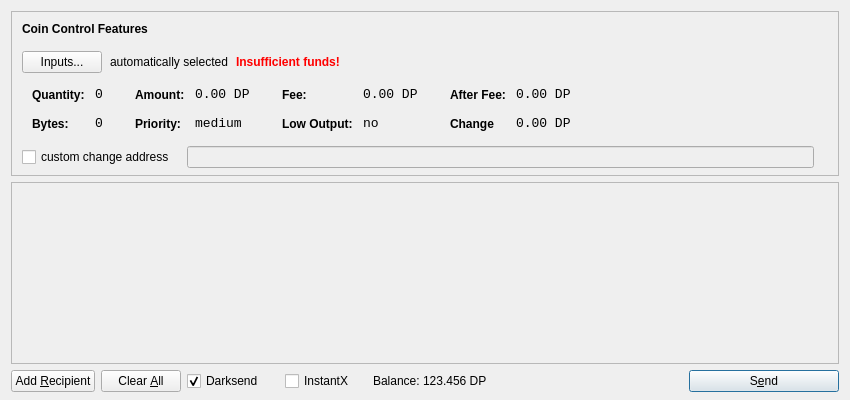
<?xml version="1.0" encoding="UTF-8"?>
<ui version="4.0">
 <class>SendCoinsDialog</class>
 <widget class="QDialog" name="SendCoinsDialog">
  <property name="geometry">
   <rect>
    <x>0</x>
    <y>0</y>
    <width>850</width>
    <height>400</height>
   </rect>
  </property>
  <property name="windowTitle">
   <string>Send Coins</string>
  </property>
  <layout class="QVBoxLayout" name="verticalLayout" stretch="0,1,0">
   <property name="bottomMargin">
    <number>8</number>
   </property>
   <item>
    <widget class="QFrame" name="frameCoinControl">
     <property name="sizePolicy">
      <sizepolicy hsizetype="Expanding" vsizetype="Expanding">
       <horstretch>0</horstretch>
       <verstretch>0</verstretch>
      </sizepolicy>
     </property>
     <property name="maximumSize">
      <size>
       <width>16777215</width>
       <height>16777215</height>
      </size>
     </property>
     <property name="frameShape">
      <enum>QFrame::StyledPanel</enum>
     </property>
     <property name="frameShadow">
      <enum>QFrame::Sunken</enum>
     </property>
     <layout class="QVBoxLayout" name="verticalLayoutCoinControl2">
      <property name="spacing">
       <number>-1</number>
      </property>
      <property name="leftMargin">
       <number>0</number>
      </property>
      <property name="topMargin">
       <number>0</number>
      </property>
      <property name="rightMargin">
       <number>0</number>
      </property>
      <property name="bottomMargin">
       <number>6</number>
      </property>
      <item>
       <layout class="QVBoxLayout" name="verticalLayoutCoinControl" stretch="0,0,0,0,1">
        <property name="spacing">
         <number>0</number>
        </property>
        <property name="leftMargin">
         <number>10</number>
        </property>
        <property name="topMargin">
         <number>10</number>
        </property>
        <item>
         <layout class="QHBoxLayout" name="horizontalLayoutCoinControl1">
          <property name="bottomMargin">
           <number>15</number>
          </property>
          <item>
           <widget class="QLabel" name="labelCoinControlFeatures">
            <property name="sizePolicy">
             <sizepolicy hsizetype="Preferred" vsizetype="Maximum">
              <horstretch>0</horstretch>
              <verstretch>0</verstretch>
             </sizepolicy>
            </property>
            <property name="font">
             <font>
              <weight>75</weight>
              <bold>true</bold>
             </font>
            </property>
            <property name="styleSheet">
             <string notr="true">font-weight:bold;</string>
            </property>
            <property name="text">
             <string>Coin Control Features</string>
            </property>
           </widget>
          </item>
         </layout>
        </item>
        <item>
         <layout class="QHBoxLayout" name="horizontalLayoutCoinControl2" stretch="0,0,0,0">
          <property name="spacing">
           <number>8</number>
          </property>
          <property name="bottomMargin">
           <number>10</number>
          </property>
          <item>
           <widget class="QPushButton" name="pushButtonCoinControl">
            <property name="styleSheet">
             <string notr="true"/>
            </property>
            <property name="text">
             <string>Inputs...</string>
            </property>
           </widget>
          </item>
          <item>
           <widget class="QLabel" name="labelCoinControlAutomaticallySelected">
            <property name="text">
             <string>automatically selected</string>
            </property>
            <property name="margin">
             <number>5</number>
            </property>
           </widget>
          </item>
          <item>
           <widget class="QLabel" name="labelCoinControlInsuffFunds">
            <property name="font">
             <font>
              <weight>75</weight>
              <bold>true</bold>
             </font>
            </property>
            <property name="styleSheet">
             <string notr="true">color:red;font-weight:bold;</string>
            </property>
            <property name="text">
             <string>Insufficient funds!</string>
            </property>
            <property name="margin">
             <number>5</number>
            </property>
           </widget>
          </item>
          <item>
           <spacer name="horizontalSpacerCoinControl">
            <property name="orientation">
             <enum>Qt::Horizontal</enum>
            </property>
            <property name="sizeHint" stdset="0">
             <size>
              <width>40</width>
              <height>1</height>
             </size>
            </property>
           </spacer>
          </item>
         </layout>
        </item>
        <item>
         <widget class="QWidget" name="widgetCoinControl" native="true">
          <property name="sizePolicy">
           <sizepolicy hsizetype="Preferred" vsizetype="Preferred">
            <horstretch>0</horstretch>
            <verstretch>0</verstretch>
           </sizepolicy>
          </property>
          <property name="minimumSize">
           <size>
            <width>0</width>
            <height>0</height>
           </size>
          </property>
          <property name="styleSheet">
           <string notr="true"/>
          </property>
          <layout class="QHBoxLayout" name="horizontalLayoutCoinControl5">
           <property name="margin">
            <number>0</number>
           </property>
           <item>
            <layout class="QHBoxLayout" name="horizontalLayoutCoinControl3" stretch="0,0,0,1">
             <property name="spacing">
              <number>20</number>
             </property>
             <property name="topMargin">
              <number>0</number>
             </property>
             <property name="bottomMargin">
              <number>10</number>
             </property>
             <item>
              <layout class="QFormLayout" name="formLayoutCoinControl1">
               <property name="horizontalSpacing">
                <number>10</number>
               </property>
               <property name="verticalSpacing">
                <number>14</number>
               </property>
               <property name="leftMargin">
                <number>10</number>
               </property>
               <property name="topMargin">
                <number>4</number>
               </property>
               <property name="rightMargin">
                <number>6</number>
               </property>
               <item row="0" column="0">
                <widget class="QLabel" name="labelCoinControlQuantityText">
                 <property name="styleSheet">
                  <string notr="true">font-weight:bold;</string>
                 </property>
                 <property name="text">
                  <string>Quantity:</string>
                 </property>
                 <property name="margin">
                  <number>0</number>
                 </property>
                </widget>
               </item>
               <item row="0" column="1">
                <widget class="QLabel" name="labelCoinControlQuantity">
                 <property name="font">
                  <font>
                   <family>Monospace</family>
                   <pointsize>10</pointsize>
                  </font>
                 </property>
                 <property name="cursor">
                  <cursorShape>IBeamCursor</cursorShape>
                 </property>
                 <property name="contextMenuPolicy">
                  <enum>Qt::ActionsContextMenu</enum>
                 </property>
                 <property name="text">
                  <string>0</string>
                 </property>
                 <property name="margin">
                  <number>0</number>
                 </property>
                 <property name="textInteractionFlags">
                  <set>Qt::LinksAccessibleByMouse|Qt::TextSelectableByKeyboard|Qt::TextSelectableByMouse</set>
                 </property>
                </widget>
               </item>
               <item row="1" column="0">
                <widget class="QLabel" name="labelCoinControlBytesText">
                 <property name="styleSheet">
                  <string notr="true">font-weight:bold;</string>
                 </property>
                 <property name="text">
                  <string>Bytes:</string>
                 </property>
                </widget>
               </item>
               <item row="1" column="1">
                <widget class="QLabel" name="labelCoinControlBytes">
                 <property name="font">
                  <font>
                   <family>Monospace</family>
                   <pointsize>10</pointsize>
                  </font>
                 </property>
                 <property name="cursor">
                  <cursorShape>IBeamCursor</cursorShape>
                 </property>
                 <property name="contextMenuPolicy">
                  <enum>Qt::ActionsContextMenu</enum>
                 </property>
                 <property name="text">
                  <string>0</string>
                 </property>
                 <property name="textInteractionFlags">
                  <set>Qt::LinksAccessibleByMouse|Qt::TextSelectableByKeyboard|Qt::TextSelectableByMouse</set>
                 </property>
                </widget>
               </item>
              </layout>
             </item>
             <item>
              <layout class="QFormLayout" name="formLayoutCoinControl2">
               <property name="horizontalSpacing">
                <number>10</number>
               </property>
               <property name="verticalSpacing">
                <number>14</number>
               </property>
               <property name="leftMargin">
                <number>6</number>
               </property>
               <property name="topMargin">
                <number>4</number>
               </property>
               <property name="rightMargin">
                <number>6</number>
               </property>
               <item row="0" column="0">
                <widget class="QLabel" name="labelCoinControlAmountText">
                 <property name="styleSheet">
                  <string notr="true">font-weight:bold;</string>
                 </property>
                 <property name="text">
                  <string>Amount:</string>
                 </property>
                 <property name="margin">
                  <number>0</number>
                 </property>
                </widget>
               </item>
               <item row="0" column="1">
                <widget class="QLabel" name="labelCoinControlAmount">
                 <property name="font">
                  <font>
                   <family>Monospace</family>
                   <pointsize>10</pointsize>
                  </font>
                 </property>
                 <property name="cursor">
                  <cursorShape>IBeamCursor</cursorShape>
                 </property>
                 <property name="contextMenuPolicy">
                  <enum>Qt::ActionsContextMenu</enum>
                 </property>
                 <property name="text">
                  <string>0.00 DP</string>
                 </property>
                 <property name="textInteractionFlags">
                  <set>Qt::LinksAccessibleByMouse|Qt::TextSelectableByKeyboard|Qt::TextSelectableByMouse</set>
                 </property>
                </widget>
               </item>
               <item row="1" column="0">
                <widget class="QLabel" name="labelCoinControlPriorityText">
                 <property name="styleSheet">
                  <string notr="true">font-weight:bold;</string>
                 </property>
                 <property name="text">
                  <string>Priority:</string>
                 </property>
                </widget>
               </item>
               <item row="1" column="1">
                <widget class="QLabel" name="labelCoinControlPriority">
                 <property name="font">
                  <font>
                   <family>Monospace</family>
                   <pointsize>10</pointsize>
                  </font>
                 </property>
                 <property name="cursor">
                  <cursorShape>IBeamCursor</cursorShape>
                 </property>
                 <property name="contextMenuPolicy">
                  <enum>Qt::ActionsContextMenu</enum>
                 </property>
                 <property name="text">
                  <string>medium</string>
                 </property>
                 <property name="textInteractionFlags">
                  <set>Qt::LinksAccessibleByMouse|Qt::TextSelectableByKeyboard|Qt::TextSelectableByMouse</set>
                 </property>
                </widget>
               </item>
              </layout>
             </item>
             <item>
              <layout class="QFormLayout" name="formLayoutCoinControl3">
               <property name="horizontalSpacing">
                <number>10</number>
               </property>
               <property name="verticalSpacing">
                <number>14</number>
               </property>
               <property name="leftMargin">
                <number>6</number>
               </property>
               <property name="topMargin">
                <number>4</number>
               </property>
               <property name="rightMargin">
                <number>6</number>
               </property>
               <item row="0" column="0">
                <widget class="QLabel" name="labelCoinControlFeeText">
                 <property name="styleSheet">
                  <string notr="true">font-weight:bold;</string>
                 </property>
                 <property name="text">
                  <string>Fee:</string>
                 </property>
                 <property name="margin">
                  <number>0</number>
                 </property>
                </widget>
               </item>
               <item row="0" column="1">
                <widget class="QLabel" name="labelCoinControlFee">
                 <property name="font">
                  <font>
                   <family>Monospace</family>
                   <pointsize>10</pointsize>
                  </font>
                 </property>
                 <property name="cursor">
                  <cursorShape>IBeamCursor</cursorShape>
                 </property>
                 <property name="contextMenuPolicy">
                  <enum>Qt::ActionsContextMenu</enum>
                 </property>
                 <property name="text">
                  <string>0.00 DP</string>
                 </property>
                 <property name="textInteractionFlags">
                  <set>Qt::LinksAccessibleByMouse|Qt::TextSelectableByKeyboard|Qt::TextSelectableByMouse</set>
                 </property>
                </widget>
               </item>
               <item row="1" column="0">
                <widget class="QLabel" name="labelCoinControlLowOutputText">
                 <property name="styleSheet">
                  <string notr="true">font-weight:bold;</string>
                 </property>
                 <property name="text">
                  <string>Low Output:</string>
                 </property>
                </widget>
               </item>
               <item row="1" column="1">
                <widget class="QLabel" name="labelCoinControlLowOutput">
                 <property name="font">
                  <font>
                   <family>Monospace</family>
                   <pointsize>10</pointsize>
                  </font>
                 </property>
                 <property name="cursor">
                  <cursorShape>IBeamCursor</cursorShape>
                 </property>
                 <property name="contextMenuPolicy">
                  <enum>Qt::ActionsContextMenu</enum>
                 </property>
                 <property name="text">
                  <string>no</string>
                 </property>
                 <property name="textInteractionFlags">
                  <set>Qt::LinksAccessibleByMouse|Qt::TextSelectableByKeyboard|Qt::TextSelectableByMouse</set>
                 </property>
                </widget>
               </item>
              </layout>
             </item>
             <item>
              <layout class="QFormLayout" name="formLayoutCoinControl4">
               <property name="horizontalSpacing">
                <number>10</number>
               </property>
               <property name="verticalSpacing">
                <number>14</number>
               </property>
               <property name="leftMargin">
                <number>6</number>
               </property>
               <property name="topMargin">
                <number>4</number>
               </property>
               <property name="rightMargin">
                <number>6</number>
               </property>
               <item row="0" column="0">
                <widget class="QLabel" name="labelCoinControlAfterFeeText">
                 <property name="styleSheet">
                  <string notr="true">font-weight:bold;</string>
                 </property>
                 <property name="text">
                  <string>After Fee:</string>
                 </property>
                 <property name="margin">
                  <number>0</number>
                 </property>
                </widget>
               </item>
               <item row="0" column="1">
                <widget class="QLabel" name="labelCoinControlAfterFee">
                 <property name="font">
                  <font>
                   <family>Monospace</family>
                   <pointsize>10</pointsize>
                  </font>
                 </property>
                 <property name="cursor">
                  <cursorShape>IBeamCursor</cursorShape>
                 </property>
                 <property name="contextMenuPolicy">
                  <enum>Qt::ActionsContextMenu</enum>
                 </property>
                 <property name="text">
                  <string>0.00 DP</string>
                 </property>
                 <property name="textInteractionFlags">
                  <set>Qt::LinksAccessibleByMouse|Qt::TextSelectableByKeyboard|Qt::TextSelectableByMouse</set>
                 </property>
                </widget>
               </item>
               <item row="1" column="0">
                <widget class="QLabel" name="labelCoinControlChangeText">
                 <property name="styleSheet">
                  <string notr="true">font-weight:bold;</string>
                 </property>
                 <property name="text">
                  <string>Change</string>
                 </property>
                </widget>
               </item>
               <item row="1" column="1">
                <widget class="QLabel" name="labelCoinControlChange">
                 <property name="font">
                  <font>
                   <family>Monospace</family>
                   <pointsize>10</pointsize>
                  </font>
                 </property>
                 <property name="cursor">
                  <cursorShape>IBeamCursor</cursorShape>
                 </property>
                 <property name="contextMenuPolicy">
                  <enum>Qt::ActionsContextMenu</enum>
                 </property>
                 <property name="text">
                  <string>0.00 DP</string>
                 </property>
                 <property name="textInteractionFlags">
                  <set>Qt::LinksAccessibleByMouse|Qt::TextSelectableByKeyboard|Qt::TextSelectableByMouse</set>
                 </property>
                </widget>
               </item>
              </layout>
             </item>
            </layout>
           </item>
          </layout>
         </widget>
        </item>
        <item>
         <layout class="QHBoxLayout" name="horizontalLayoutCoinControl4" stretch="0,0,0">
          <property name="spacing">
           <number>12</number>
          </property>
          <property name="sizeConstraint">
           <enum>QLayout::SetDefaultConstraint</enum>
          </property>
          <property name="topMargin">
           <number>5</number>
          </property>
          <property name="rightMargin">
           <number>5</number>
          </property>
          <item>
           <widget class="QCheckBox" name="checkBoxCoinControlChange">
            <property name="text">
             <string>custom change address</string>
            </property>
           </widget>
          </item>
          <item>
           <widget class="QLineEdit" name="lineEditCoinControlChange">
            <property name="enabled">
             <bool>false</bool>
            </property>
            <property name="sizePolicy">
             <sizepolicy hsizetype="Expanding" vsizetype="Fixed">
              <horstretch>0</horstretch>
              <verstretch>0</verstretch>
             </sizepolicy>
            </property>
           </widget>
          </item>
          <item>
           <widget class="QLabel" name="labelCoinControlChangeLabel">
            <property name="sizePolicy">
             <sizepolicy hsizetype="Preferred" vsizetype="Expanding">
              <horstretch>0</horstretch>
              <verstretch>0</verstretch>
             </sizepolicy>
            </property>
            <property name="minimumSize">
             <size>
              <width>0</width>
              <height>0</height>
             </size>
            </property>
            <property name="text">
             <string/>
            </property>
            <property name="margin">
             <number>3</number>
            </property>
           </widget>
          </item>
         </layout>
        </item>
        <item>
         <spacer name="verticalSpacerCoinControl">
          <property name="orientation">
           <enum>Qt::Vertical</enum>
          </property>
          <property name="sizeHint" stdset="0">
           <size>
            <width>800</width>
            <height>1</height>
           </size>
          </property>
         </spacer>
        </item>
       </layout>
      </item>
     </layout>
    </widget>
   </item>
   <item>
    <widget class="QScrollArea" name="scrollArea">
     <property name="widgetResizable">
      <bool>true</bool>
     </property>
     <widget class="QWidget" name="scrollAreaWidgetContents">
      <property name="geometry">
       <rect>
        <x>0</x>
        <y>0</y>
        <width>830</width>
        <height>165</height>
       </rect>
      </property>
      <layout class="QVBoxLayout" name="verticalLayout_2">
       <property name="margin">
        <number>0</number>
       </property>
       <item>
        <layout class="QVBoxLayout" name="entries">
         <property name="spacing">
          <number>6</number>
         </property>
        </layout>
       </item>
       <item>
        <spacer name="verticalSpacer">
         <property name="orientation">
          <enum>Qt::Vertical</enum>
         </property>
         <property name="sizeHint" stdset="0">
          <size>
           <width>20</width>
           <height>40</height>
          </size>
         </property>
        </spacer>
       </item>
      </layout>
     </widget>
    </widget>
   </item>
   <item>
    <layout class="QHBoxLayout" name="horizontalLayout">
     <item>
      <widget class="QPushButton" name="addButton">
       <property name="toolTip">
        <string>Send to multiple recipients at once</string>
       </property>
       <property name="text">
        <string>Add &amp;Recipient</string>
       </property>
       <property name="autoDefault">
        <bool>false</bool>
       </property>
      </widget>
     </item>
     <item>
      <widget class="QPushButton" name="clearButton">
       <property name="sizePolicy">
        <sizepolicy hsizetype="Minimum" vsizetype="Fixed">
         <horstretch>0</horstretch>
         <verstretch>0</verstretch>
        </sizepolicy>
       </property>
       <property name="toolTip">
        <string>Remove all transaction fields</string>
       </property>
       <property name="text">
        <string>Clear &amp;All</string>
       </property>
       <property name="autoRepeatDelay">
        <number>300</number>
       </property>
       <property name="autoDefault">
        <bool>false</bool>
       </property>
      </widget>
     </item>
     <item>
      <layout class="QHBoxLayout" name="horizontalLayout_2">
       <property name="spacing">
        <number>3</number>
       </property>
        <item>
        <widget class="QCheckBox" name="checkUseDarksend">
         <property name="minimumSize">
          <size>
           <width>95</width>
           <height>0</height>
          </size>
         </property>
         <property name="text">
          <string>Darksend</string>
         </property>
         <property name="checked">
          <bool>true</bool>
         </property>
        </widget>
       </item>
       <item>
        <widget class="QCheckBox" name="checkInstantX">
         <property name="enabled">
          <bool>true</bool>
         </property>
         <property name="minimumSize">
          <size>
           <width>85</width>
           <height>0</height>
          </size>
         </property>
         <property name="text">
          <string>InstantX</string>
         </property>
        </widget>
       </item>
       <item>
        <widget class="QLabel" name="label">
         <property name="sizePolicy">
          <sizepolicy hsizetype="Preferred" vsizetype="Fixed">
           <horstretch>0</horstretch>
           <verstretch>0</verstretch>
          </sizepolicy>
         </property>
         <property name="text">
          <string>Balance:</string>
         </property>
        </widget>
       </item>
       <item>
        <widget class="QLabel" name="labelBalance">
         <property name="sizePolicy">
          <sizepolicy hsizetype="Preferred" vsizetype="Fixed">
           <horstretch>0</horstretch>
           <verstretch>0</verstretch>
          </sizepolicy>
         </property>
         <property name="cursor">
          <cursorShape>IBeamCursor</cursorShape>
         </property>
         <property name="text">
          <string>123.456 DP</string>
         </property>
         <property name="textInteractionFlags">
          <set>Qt::LinksAccessibleByMouse|Qt::TextSelectableByKeyboard|Qt::TextSelectableByMouse</set>
         </property>
        </widget>
       </item>
      </layout>
     </item>
     <item>
      <spacer name="horizontalSpacer">
       <property name="orientation">
        <enum>Qt::Horizontal</enum>
       </property>
       <property name="sizeHint" stdset="0">
        <size>
         <width>40</width>
         <height>20</height>
        </size>
       </property>
      </spacer>
     </item>
     <item>
      <widget class="QPushButton" name="sendButton">
       <property name="minimumSize">
        <size>
         <width>150</width>
         <height>0</height>
        </size>
       </property>
       <property name="toolTip">
        <string>Confirm the send action</string>
       </property>
       <property name="text">
        <string>S&amp;end</string>
       </property>
       <property name="icon">
        <iconset resource="../bitcoin.qrc">
         <normaloff>:/icons/send</normaloff>:/icons/send</iconset>
       </property>
       <property name="default">
        <bool>true</bool>
       </property>
      </widget>
     </item>
    </layout>
   </item>
  </layout>
 </widget>
 <resources>
  <include location="../bitcoin.qrc"/>
 </resources>
 <connections/>
</ui>
